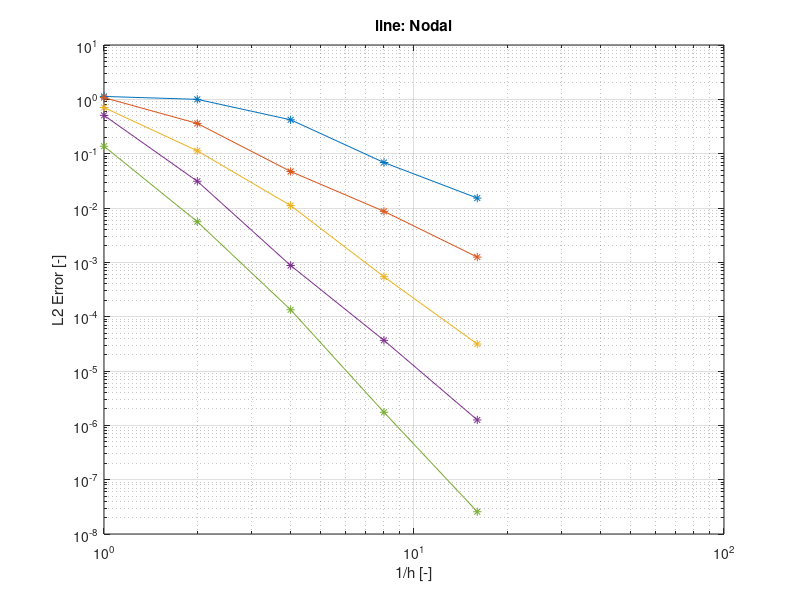

The MATLAB source for this figure:
close all;
clear all;

h = [1, 0.5, 0.25, 0.125, 0.0625];
p = [1:5];

l2 = ...
    [...
        +1.131157e+00 , +9.999165e-01 , +4.203117e-01 , +6.871403e-02 , +1.523634e-02 ; ...
        +1.075659e+00 , +3.597880e-01 , +4.704935e-02 , +8.682276e-03 , +1.250639e-03 ; ...
        +7.064195e-01 , +1.127492e-01 , +1.110520e-02 , +5.421357e-04 , +3.137385e-05 ; ...
        +5.071560e-01 , +3.107026e-02 , +8.747209e-04 , +3.669071e-05 , +1.256389e-06 ; ...
        +1.371007e-01 , +5.591266e-03 , +1.340372e-04 , +1.739642e-06 , +2.567651e-08 ; ...
    ];

P = size(p, 2);
H = size(h, 2);

delta = zeros(P, H - 1);

for i = 1:H-1
  delta(:, i) = ...
    (log10(l2(:, i + 1)) - log10(l2(:, i))) / ...
    (log10(1/h(i + 1))   - log10(1/h(i)));
end

delta

figure;
loglog(1./h, l2', '-*');
grid;
title('line: Nodal');

xlabel('1/h [-]');
ylabel('L2 Error [-]');
